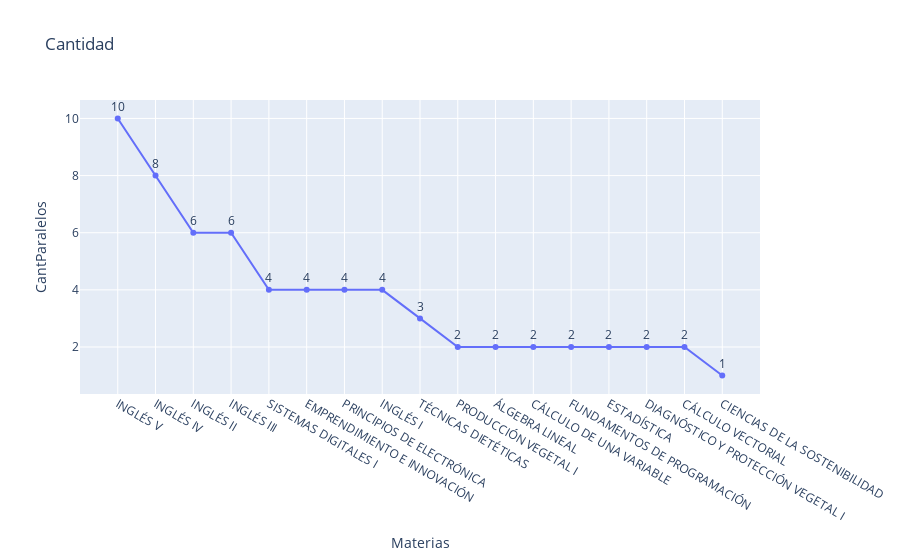

The cell this chart's notebook holds for it:
### Code cell
fig = px.line(s, x='Materias', y="CantParalelos",markers = True,text="CantParalelos",title='Cantidad')
fig.update_traces(textposition = "top center")
fig.show()

### Figure 1 — Plotly figure (JSON) as saved in the notebook; plotly's stock layout.template omitted (floating-point values rounded to 4 significant figures)
{"data": [{"hovertemplate": "Materias=%{x}<br>CantParalelos=%{text}<extra></extra>", "legendgroup": "", "line": {"color": "#636efa", "dash": "solid"}, "marker": {"symbol": "circle"}, "mode": "text+lines+markers", "name": "", "orientation": "v", "showlegend": false, "text": [10, 8, 6, 6, 4, 4, 4, 4, 3, 2, 2, 2, 2, 2, 2, 2, 1], "textposition": "top center", "type": "scatter", "x": ["INGLÉS V", "INGLÉS IV", "INGLÉS II", "INGLÉS III", "SISTEMAS DIGITALES I", "EMPRENDIMIENTO E INNOVACIÓN", "PRINCIPIOS DE ELECTRÓNICA", "INGLÉS I", "TÉCNICAS DIETÉTICAS", "PRODUCCIÓN VEGETAL I", "ÁLGEBRA LINEAL", "CÁLCULO DE UNA VARIABLE", "FUNDAMENTOS DE PROGRAMACIÓN", "ESTADÍSTICA", "DIAGNÓSTICO Y PROTECCIÓN VEGETAL I", "CÁLCULO VECTORIAL", "CIENCIAS DE LA SOSTENIBILIDAD"], "xaxis": "x", "y": [10, 8, 6, 6, 4, 4, 4, 4, 3, 2, 2, 2, 2, 2, 2, 2, 1], "yaxis": "y"}], "layout": {"legend": {"tracegroupgap": 0}, "title": {"text": "Cantidad"}, "xaxis": {"anchor": "y", "domain": [0, 1], "title": {"text": "Materias"}}, "yaxis": {"anchor": "x", "domain": [0, 1], "title": {"text": "CantParalelos"}}}}
